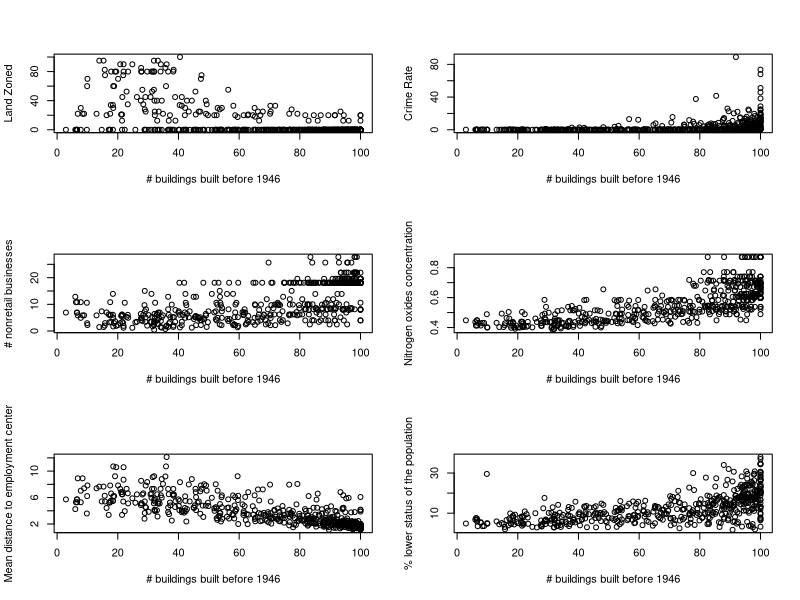
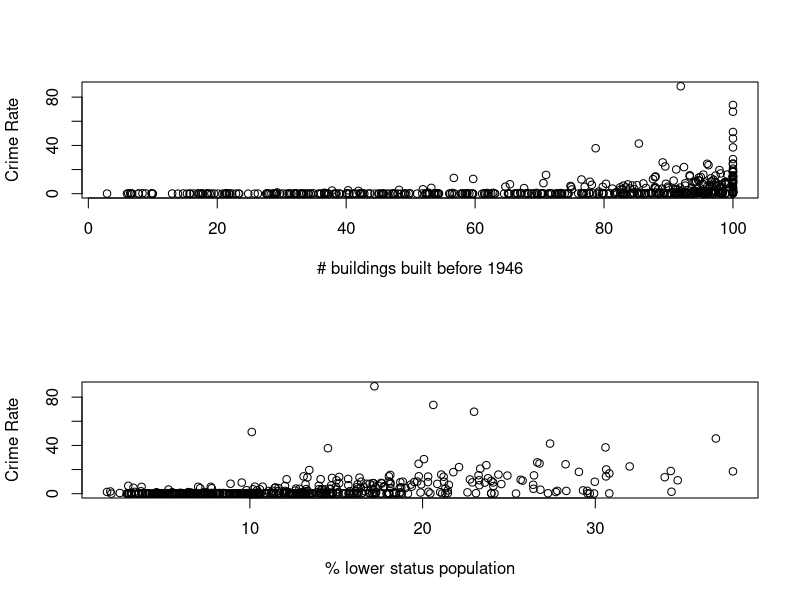
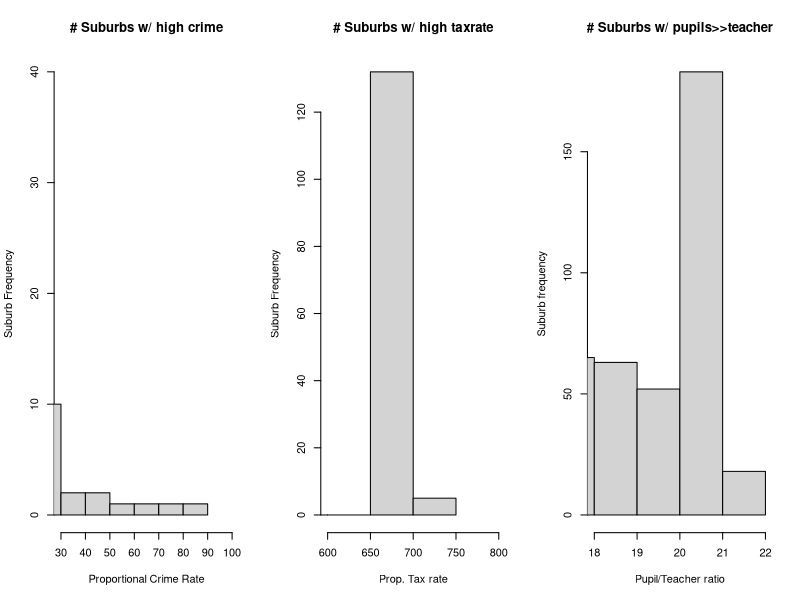
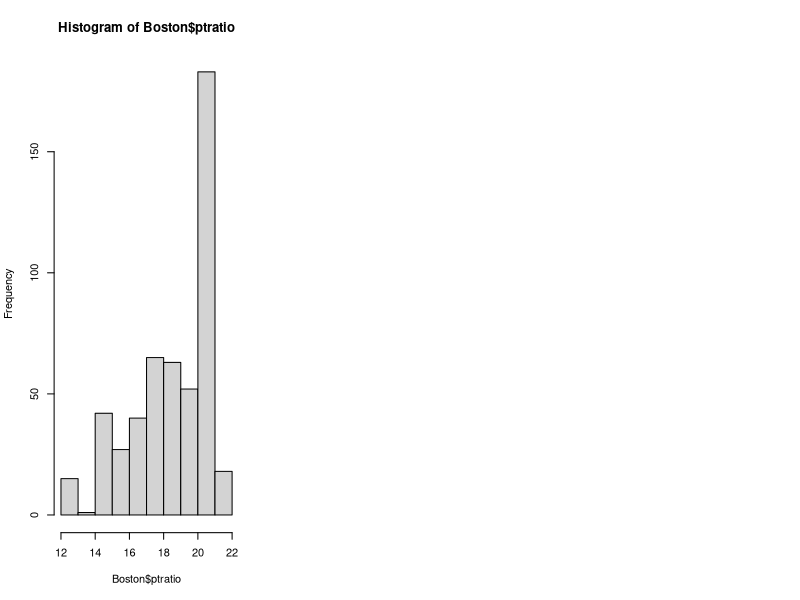

Write R code to recreate these figures, in order.
## ---- chunk 1
library(MASS)
## ---- chunk 2
Boston
## ---- chunk 3
?Boston
## ---- chunk 4
# it may be helpful to do plot(Boston) in the console, and zoom in, to see some potential 
# scatterplots to see in more detail

# use this command to produce a 2x2 plot at once, for space reasons.  Increase the number of rows and columns as needed
par(mfrow=c(3,2))
plot(Boston$age, Boston$zn, xlab = "# buildings built before 1946", ylab = "Land Zoned")
plot(Boston$age, Boston$crim, xlab = "# buildings built before 1946", ylab = "Crime Rate")
plot(Boston$age, Boston$indus, xlab = "# buildings built before 1946", ylab = "# nonretail businesses")
plot(Boston$age, Boston$nox, xlab = "# buildings built before 1946", ylab = "Nitrogen oxides concentration")
plot(Boston$age, Boston$dis, xlab = "# buildings built before 1946", ylab = "Mean distance to employment center")
plot(Boston$age, Boston$lstat, xlab = "# buildings built before 1946", ylab = "% lower status of the population")

## ---- chunk 5
par(mfrow = c(2,1))
plot(Boston$age,Boston$crim, xlab = "# buildings built before 1946", ylab = "Crime Rate")
plot(Boston$lstat,Boston$crim, xlab = "% lower status population", ylab = "Crime Rate")
## ---- chunk 6
# produce 3 histograms
par(mfrow=c(1,3))
hist(Boston$crim, main = "# Suburbs w/ high crime", xlab = "Proportional Crime Rate", ylab = "Suburb Frequency", xlim = c(30,100), ylim = c(0, 40))
hist(Boston$tax, main = "# Suburbs w/ high taxrate", xlab = "Prop. Tax rate", ylab = "Suburb Frequency", xlim = c(600, 800))
hist(Boston$ptratio, main = "# Suburbs w/ pupils>>teacher", xlab = "Pupil/Teacher ratio", ylab = "Suburb frequency", xlim = c(18, 22))
# hint: use Boston$crim>1 to get the index of which suburbs have a crime rate above 1.
# remember that you can reference a vector x with an index i by doing x[i]
## ---- chunk 7

# hint: the "which" command tells you which of a certain data set equals a certain value (or is greater than, etc.)
# then the length of that set is the number that satisfy the property
Charles <- which(Boston$chas == "1")
length(Charles)
## ---- chunk 8
hist(Boston$ptratio)
## ---- chunk 9
LowestMed <- which(Boston$medv <= 5)
LowestMed
## ---- chunk 10
Boston[399,]
## ---- chunk 11
Boston[406,]
## ---- chunk 12
Roomy <- which(Boston$rm >= 7)
length(Roomy)
## ---- chunk 13
Roomier <- which(Boston$rm >= 8)
length(Roomier)
## ---- chunk 14
Roomier
## ---- chunk 15
Boston[98 ,]
Boston[164,]
Boston[205,]
Boston[225,]
Boston[226,]
Boston[227,]
Boston[233,]
Boston[234,]
Boston[254,]
Boston[258,]
Boston[263,]
Boston[268,]
Boston[365,]
